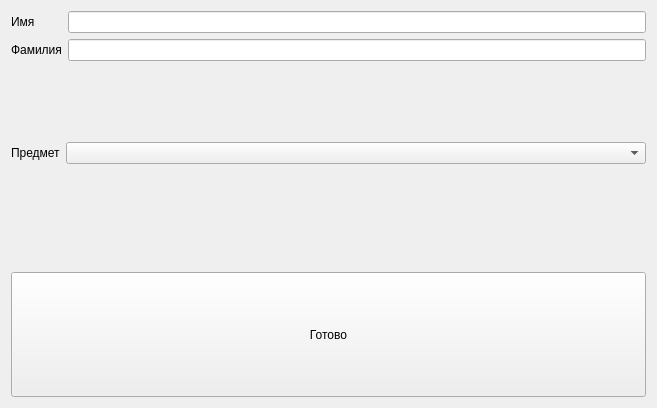
<?xml version="1.0" encoding="UTF-8"?>
<ui version="4.0">
 <class>RawAddForm</class>
 <widget class="QWidget" name="RawAddForm">
  <property name="geometry">
   <rect>
    <x>0</x>
    <y>0</y>
    <width>657</width>
    <height>408</height>
   </rect>
  </property>
  <property name="windowTitle">
   <string>Form</string>
  </property>
  <layout class="QGridLayout" name="gridLayout">
   <item row="0" column="0">
    <layout class="QFormLayout" name="formLayout_name">
     <item row="0" column="0">
      <widget class="QLabel" name="label_name">
       <property name="text">
        <string>Имя</string>
       </property>
      </widget>
     </item>
     <item row="0" column="1">
      <widget class="QLineEdit" name="lineEdit_name"/>
     </item>
     <item row="1" column="0">
      <widget class="QLabel" name="label_surname">
       <property name="text">
        <string>Фамилия</string>
       </property>
      </widget>
     </item>
     <item row="1" column="1">
      <widget class="QLineEdit" name="lineEdit_surname"/>
     </item>
    </layout>
   </item>
   <item row="1" column="0">
    <layout class="QFormLayout" name="formLayout_subject">
     <property name="sizeConstraint">
      <enum>QLayout::SetMinimumSize</enum>
     </property>
     <item row="0" column="0">
      <widget class="QLabel" name="label_subject">
       <property name="text">
        <string>Предмет</string>
       </property>
      </widget>
     </item>
     <item row="0" column="1">
      <widget class="QComboBox" name="comboBox_subject"/>
     </item>
    </layout>
   </item>
   <item row="2" column="0">
    <widget class="QPushButton" name="pushButton">
     <property name="sizePolicy">
      <sizepolicy hsizetype="Minimum" vsizetype="Minimum">
       <horstretch>0</horstretch>
       <verstretch>0</verstretch>
      </sizepolicy>
     </property>
     <property name="text">
      <string>Готово</string>
     </property>
    </widget>
   </item>
   <item row="0" column="1">
    <layout class="QVBoxLayout" name="verticalLayout_time">
     <property name="sizeConstraint">
      <enum>QLayout::SetMinimumSize</enum>
     </property>
    </layout>
   </item>
  </layout>
 </widget>
 <resources/>
 <connections/>
</ui>
